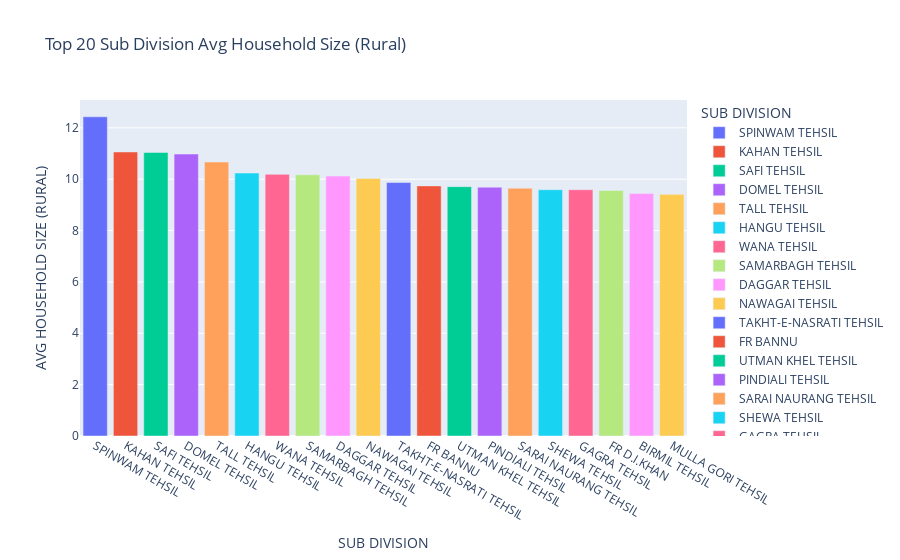

Write notebook code for a chart like this one.
### Markdown cell above
Show top 20 SUB DIVISION AVG HOUSEHOLD SIZE (RURAL) in provinces of Pakistan

### Code cell
# Calculate the Avg household size of each Sub Division and select the top 20
top_20_household = df.groupby('SUB DIVISION')['AVG HOUSEHOLD SIZE (RURAL)'].mean().sort_values(ascending=False).head(20)

top_20_household
fig = px.bar(top_20_household, x=top_20_household.index, y='AVG HOUSEHOLD SIZE (RURAL)', title="Top 20 Sub Division Avg Household Size (Rural)", color=top_20_household.index)
fig.show()

### Figure 1 — Plotly figure (JSON) as saved in the notebook; plotly's stock layout.template omitted (floating-point values rounded to 4 significant figures)
{"data": [{"alignmentgroup": "True", "hovertemplate": "SUB DIVISION=%{x}<br>AVG HOUSEHOLD SIZE (RURAL)=%{y}<extra></extra>", "legendgroup": "SPINWAM TEHSIL", "marker": {"color": "#636efa", "pattern": {"shape": ""}}, "name": "SPINWAM TEHSIL", "offsetgroup": "SPINWAM TEHSIL", "orientation": "v", "showlegend": true, "textposition": "auto", "type": "bar", "x": ["SPINWAM TEHSIL"], "xaxis": "x", "y": [12.43], "yaxis": "y"}, {"alignmentgroup": "True", "hovertemplate": "SUB DIVISION=%{x}<br>AVG HOUSEHOLD SIZE (RURAL)=%{y}<extra></extra>", "legendgroup": "KAHAN TEHSIL", "marker": {"color": "#EF553B", "pattern": {"shape": ""}}, "name": "KAHAN TEHSIL", "offsetgroup": "KAHAN TEHSIL", "orientation": "v", "showlegend": true, "textposition": "auto", "type": "bar", "x": ["KAHAN TEHSIL"], "xaxis": "x", "y": [11.06], "yaxis": "y"}, {"alignmentgroup": "True", "hovertemplate": "SUB DIVISION=%{x}<br>AVG HOUSEHOLD SIZE (RURAL)=%{y}<extra></extra>", "legendgroup": "SAFI TEHSIL", "marker": {"color": "#00cc96", "pattern": {"shape": ""}}, "name": "SAFI TEHSIL", "offsetgroup": "SAFI TEHSIL", "orientation": "v", "showlegend": true, "textposition": "auto", "type": "bar", "x": ["SAFI TEHSIL"], "xaxis": "x", "y": [11.04], "yaxis": "y"}, {"alignmentgroup": "True", "hovertemplate": "SUB DIVISION=%{x}<br>AVG HOUSEHOLD SIZE (RURAL)=%{y}<extra></extra>", "legendgroup": "DOMEL TEHSIL", "marker": {"color": "#ab63fa", "pattern": {"shape": ""}}, "name": "DOMEL TEHSIL", "offsetgroup": "DOMEL TEHSIL", "orientation": "v", "showlegend": true, "textposition": "auto", "type": "bar", "x": ["DOMEL TEHSIL"], "xaxis": "x", "y": [10.98], "yaxis": "y"}, {"alignmentgroup": "True", "hovertemplate": "SUB DIVISION=%{x}<br>AVG HOUSEHOLD SIZE (RURAL)=%{y}<extra></extra>", "legendgroup": "TALL TEHSIL", "marker": {"color": "#FFA15A", "pattern": {"shape": ""}}, "name": "TALL TEHSIL", "offsetgroup": "TALL TEHSIL", "orientation": "v", "showlegend": true, "textposition": "auto", "type": "bar", "x": ["TALL TEHSIL"], "xaxis": "x", "y": [10.67], "yaxis": "y"}, {"alignmentgroup": "True", "hovertemplate": "SUB DIVISION=%{x}<br>AVG HOUSEHOLD SIZE (RURAL)=%{y}<extra></extra>", "legendgroup": "HANGU TEHSIL", "marker": {"color": "#19d3f3", "pattern": {"shape": ""}}, "name": "HANGU TEHSIL", "offsetgroup": "HANGU TEHSIL", "orientation": "v", "showlegend": true, "textposition": "auto", "type": "bar", "x": ["HANGU TEHSIL"], "xaxis": "x", "y": [10.24], "yaxis": "y"}, {"alignmentgroup": "True", "hovertemplate": "SUB DIVISION=%{x}<br>AVG HOUSEHOLD SIZE (RURAL)=%{y}<extra></extra>", "legendgroup": "WANA TEHSIL", "marker": {"color": "#FF6692", "pattern": {"shape": ""}}, "name": "WANA TEHSIL", "offsetgroup": "WANA TEHSIL", "orientation": "v", "showlegend": true, "textposition": "auto", "type": "bar", "x": ["WANA TEHSIL"], "xaxis": "x", "y": [10.19], "yaxis": "y"}, {"alignmentgroup": "True", "hovertemplate": "SUB DIVISION=%{x}<br>AVG HOUSEHOLD SIZE (RURAL)=%{y}<extra></extra>", "legendgroup": "SAMARBAGH TEHSIL", "marker": {"color": "#B6E880", "pattern": {"shape": ""}}, "name": "SAMARBAGH TEHSIL", "offsetgroup": "SAMARBAGH TEHSIL", "orientation": "v", "showlegend": true, "textposition": "auto", "type": "bar", "x": ["SAMARBAGH TEHSIL"], "xaxis": "x", "y": [10.17], "yaxis": "y"}, {"alignmentgroup": "True", "hovertemplate": "SUB DIVISION=%{x}<br>AVG HOUSEHOLD SIZE (RURAL)=%{y}<extra></extra>", "legendgroup": "DAGGAR TEHSIL", "marker": {"color": "#FF97FF", "pattern": {"shape": ""}}, "name": "DAGGAR TEHSIL", "offsetgroup": "DAGGAR TEHSIL", "orientation": "v", "showlegend": true, "textposition": "auto", "type": "bar", "x": ["DAGGAR TEHSIL"], "xaxis": "x", "y": [10.12], "yaxis": "y"}, {"alignmentgroup": "True", "hovertemplate": "SUB DIVISION=%{x}<br>AVG HOUSEHOLD SIZE (RURAL)=%{y}<extra></extra>", "legendgroup": "NAWAGAI TEHSIL", "marker": {"color": "#FECB52", "pattern": {"shape": ""}}, "name": "NAWAGAI TEHSIL", "offsetgroup": "NAWAGAI TEHSIL", "orientation": "v", "showlegend": true, "textposition": "auto", "type": "bar", "x": ["NAWAGAI TEHSIL"], "xaxis": "x", "y": [10.03], "yaxis": "y"}, {"alignmentgroup": "True", "hovertemplate": "SUB DIVISION=%{x}<br>AVG HOUSEHOLD SIZE (RURAL)=%{y}<extra></extra>", "legendgroup": "TAKHT-E-NASRATI TEHSIL", "marker": {"color": "#636efa", "pattern": {"shape": ""}}, "name": "TAKHT-E-NASRATI TEHSIL", "offsetgroup": "TAKHT-E-NASRATI TEHSIL", "orientation": "v", "showlegend": true, "textposition": "auto", "type": "bar", "x": ["TAKHT-E-NASRATI TEHSIL"], "xaxis": "x", "y": [9.87], "yaxis": "y"}, {"alignmentgroup": "True", "hovertemplate": "SUB DIVISION=%{x}<br>AVG HOUSEHOLD SIZE (RURAL)=%{y}<extra></extra>", "legendgroup": "FR BANNU", "marker": {"color": "#EF553B", "pattern": {"shape": ""}}, "name": "FR BANNU", "offsetgroup": "FR BANNU", "orientation": "v", "showlegend": true, "textposition": "auto", "type": "bar", "x": ["FR BANNU"], "xaxis": "x", "y": [9.74], "yaxis": "y"}, {"alignmentgroup": "True", "hovertemplate": "SUB DIVISION=%{x}<br>AVG HOUSEHOLD SIZE (RURAL)=%{y}<extra></extra>", "legendgroup": "UTMAN KHEL TEHSIL", "marker": {"color": "#00cc96", "pattern": {"shape": ""}}, "name": "UTMAN KHEL TEHSIL", "offsetgroup": "UTMAN KHEL TEHSIL", "orientation": "v", "showlegend": true, "textposition": "auto", "type": "bar", "x": ["UTMAN KHEL TEHSIL"], "xaxis": "x", "y": [9.71], "yaxis": "y"}, {"alignmentgroup": "True", "hovertemplate": "SUB DIVISION=%{x}<br>AVG HOUSEHOLD SIZE (RURAL)=%{y}<extra></extra>", "legendgroup": "PINDIALI TEHSIL", "marker": {"color": "#ab63fa", "pattern": {"shape": ""}}, "name": "PINDIALI TEHSIL", "offsetgroup": "PINDIALI TEHSIL", "orientation": "v", "showlegend": true, "textposition": "auto", "type": "bar", "x": ["PINDIALI TEHSIL"], "xaxis": "x", "y": [9.69], "yaxis": "y"}, {"alignmentgroup": "True", "hovertemplate": "SUB DIVISION=%{x}<br>AVG HOUSEHOLD SIZE (RURAL)=%{y}<extra></extra>", "legendgroup": "SARAI NAURANG TEHSIL", "marker": {"color": "#FFA15A", "pattern": {"shape": ""}}, "name": "SARAI NAURANG TEHSIL", "offsetgroup": "SARAI NAURANG TEHSIL", "orientation": "v", "showlegend": true, "textposition": "auto", "type": "bar", "x": ["SARAI NAURANG TEHSIL"], "xaxis": "x", "y": [9.65], "yaxis": "y"}, {"alignmentgroup": "True", "hovertemplate": "SUB DIVISION=%{x}<br>AVG HOUSEHOLD SIZE (RURAL)=%{y}<extra></extra>", "legendgroup": "SHEWA TEHSIL", "marker": {"color": "#19d3f3", "pattern": {"shape": ""}}, "name": "SHEWA TEHSIL", "offsetgroup": "SHEWA TEHSIL", "orientation": "v", "showlegend": true, "textposition": "auto", "type": "bar", "x": ["SHEWA TEHSIL"], "xaxis": "x", "y": [9.59], "yaxis": "y"}, {"alignmentgroup": "True", "hovertemplate": "SUB DIVISION=%{x}<br>AVG HOUSEHOLD SIZE (RURAL)=%{y}<extra></extra>", "legendgroup": "GAGRA TEHSIL", "marker": {"color": "#FF6692", "pattern": {"shape": ""}}, "name": "GAGRA TEHSIL", "offsetgroup": "GAGRA TEHSIL", "orientation": "v", "showlegend": true, "textposition": "auto", "type": "bar", "x": ["GAGRA TEHSIL"], "xaxis": "x", "y": [9.59], "yaxis": "y"}, {"alignmentgroup": "True", "hovertemplate": "SUB DIVISION=%{x}<br>AVG HOUSEHOLD SIZE (RURAL)=%{y}<extra></extra>", "legendgroup": "FR D.I.KHAN", "marker": {"color": "#B6E880", "pattern": {"shape": ""}}, "name": "FR D.I.KHAN", "offsetgroup": "FR D.I.KHAN", "orientation": "v", "showlegend": true, "textposition": "auto", "type": "bar", "x": ["FR D.I.KHAN"], "xaxis": "x", "y": [9.56], "yaxis": "y"}, {"alignmentgroup": "True", "hovertemplate": "SUB DIVISION=%{x}<br>AVG HOUSEHOLD SIZE (RURAL)=%{y}<extra></extra>", "legendgroup": "BIRMIL TEHSIL", "marker": {"color": "#FF97FF", "pattern": {"shape": ""}}, "name": "BIRMIL TEHSIL", "offsetgroup": "BIRMIL TEHSIL", "orientation": "v", "showlegend": true, "textposition": "auto", "type": "bar", "x": ["BIRMIL TEHSIL"], "xaxis": "x", "y": [9.44], "yaxis": "y"}, {"alignmentgroup": "True", "hovertemplate": "SUB DIVISION=%{x}<br>AVG HOUSEHOLD SIZE (RURAL)=%{y}<extra></extra>", "legendgroup": "MULLA GORI TEHSIL", "marker": {"color": "#FECB52", "pattern": {"shape": ""}}, "name": "MULLA GORI TEHSIL", "offsetgroup": "MULLA GORI TEHSIL", "orientation": "v", "showlegend": true, "textposition": "auto", "type": "bar", "x": ["MULLA GORI TEHSIL"], "xaxis": "x", "y": [9.41], "yaxis": "y"}], "layout": {"barmode": "relative", "legend": {"title": {"text": "SUB DIVISION"}, "tracegroupgap": 0}, "title": {"text": "Top 20 Sub Division Avg Household Size (Rural)"}, "xaxis": {"anchor": "y", "categoryarray": ["SPINWAM TEHSIL", "KAHAN TEHSIL", "SAFI TEHSIL", "DOMEL TEHSIL", "TALL TEHSIL", "HANGU TEHSIL", "WANA TEHSIL", "SAMARBAGH TEHSIL", "DAGGAR TEHSIL", "NAWAGAI TEHSIL", "TAKHT-E-NASRATI TEHSIL", "FR BANNU", "UTMAN KHEL TEHSIL", "PINDIALI TEHSIL", "SARAI NAURANG TEHSIL", "SHEWA TEHSIL", "GAGRA TEHSIL", "FR D.I.KHAN", "BIRMIL TEHSIL", "MULLA GORI TEHSIL"], "categoryorder": "array", "domain": [0, 1], "title": {"text": "SUB DIVISION"}}, "yaxis": {"anchor": "x", "domain": [0, 1], "title": {"text": "AVG HOUSEHOLD SIZE (RURAL)"}}}}
